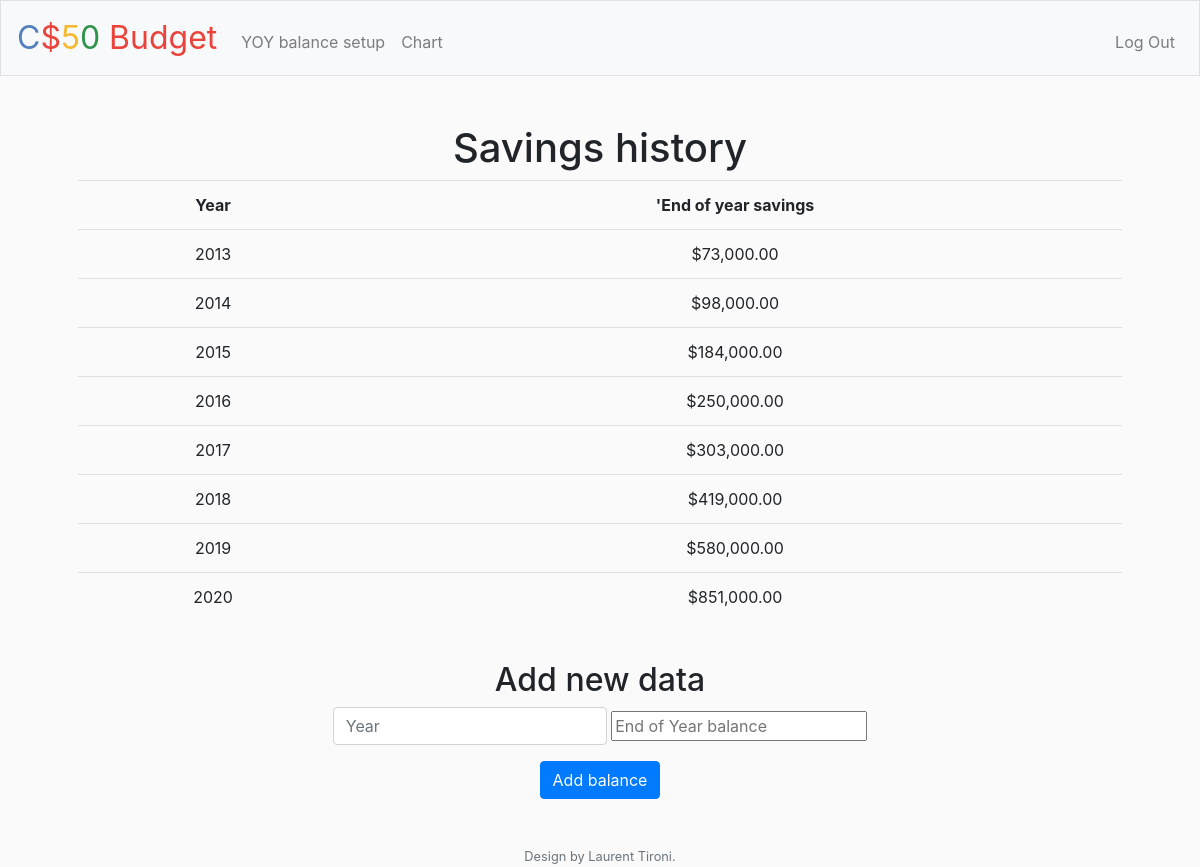
/add (signed in), run on the app's committed database.
### tables this page shows
CREATE TABLE 'balance' ('user_id' INTEGER NOT NULL, 'EOYbalance' FLOAT NOT NULL, 'year' INTEGER NOT NULL);

### application.py (the view)
@app.route("/add", methods=["GET", "POST"])
@login_required
def add():
    user = session["user_id"]
    if request.method == "POST":
        EOYbalance = request.form.get("eoybalance")
        year = request.form.get("year")
        db.execute("INSERT INTO balance (user_id, EOYbalance, year) VALUES (:user_id, :EOYbalance, :year)", user_id=user, EOYbalance=EOYbalance, year=year)
        return redirect("/add")
    else:
        data = db.execute(f"SELECT year, EOYbalance FROM balance WHERE user_id = {user} ORDER BY year")
        for row in data:
            row['EOYbalance']=usd(row['EOYbalance'])
        return render_template("add.html",data=data)

### application.py (called while the page is built)
@app.after_request
def after_request(response):
    response.headers["Cache-Control"] = "no-cache, no-store, must-revalidate"
    response.headers["Expires"] = 0
    response.headers["Pragma"] = "no-cache"
    return response

### helpers.py (called while the page is built)
def login_required(f):
    @wraps(f)
    def decorated_function(*args, **kwargs):
        if session.get("user_id") is None:
            return redirect("/login")
        return f(*args, **kwargs)
    return decorated_function

def usd(value):
    return f"${value:,.2f}"

### templates/add.html (shortened to what this page needs)
{% extends "layout.html" %}
{% block main %}
    <h1>Savings history</h1>
    <table class="table">
        <tr>
            <th>Year</th>
            <th>'End of year savings</th>
        </tr>
        {% for row in data %}
            <tr>
                <td>{{ row['year'] }}</td>
                <td>{{ row['EOYbalance'] }}</td>
            </tr>
        {% endfor %}
    </table>
    <br>
    <h2>Add new data</h2>
    <form action="/add" method="post">
        <div class="form-group">
            <input autofocus class="form-control" class="form-control" name="year" placeholder="Year" type="number">
            <input autocomplete="off" name="eoybalance" placeholder="End of Year balance" type="number">
        </div>
        <button class="btn btn-primary" type="submit">Add balance</button>
    </form>
{% endblock %}

### static/styles.css (style rules this page uses)
main .form-control { display: inline-block; width: auto; }
:root { --color: #3c3163; --transition-time: 0.5s; }
* { box-sizing: border-box; }
body { margin: 0; min-height: 100vh; background: #fafafa; }

### data on the page
balance: year "2013", EOYbalance "$73,000.00"
balance: year "2014", EOYbalance "$98,000.00"
balance: year "2015", EOYbalance "$184,000.00"
balance: year "2016", EOYbalance "$250,000.00"
balance: year "2017", EOYbalance "$303,000.00"
balance: year "2018", EOYbalance "$419,000.00"
balance: year "2019", EOYbalance "$580,000.00"
balance: year "2020", EOYbalance "$851,000.00"
